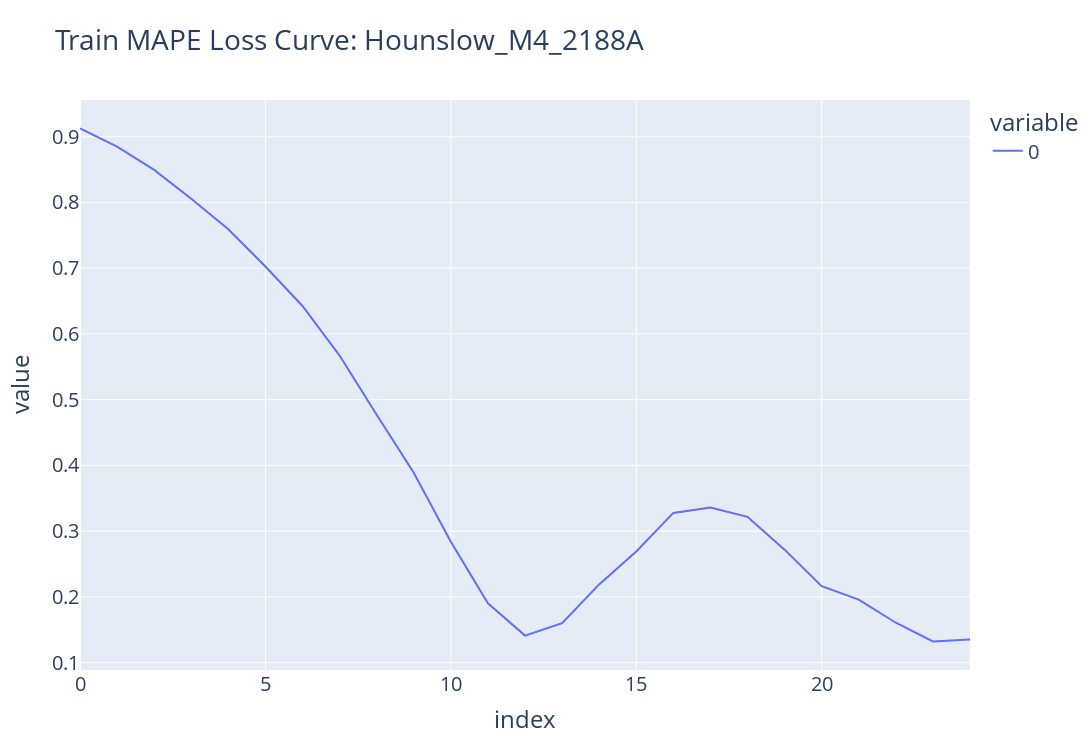
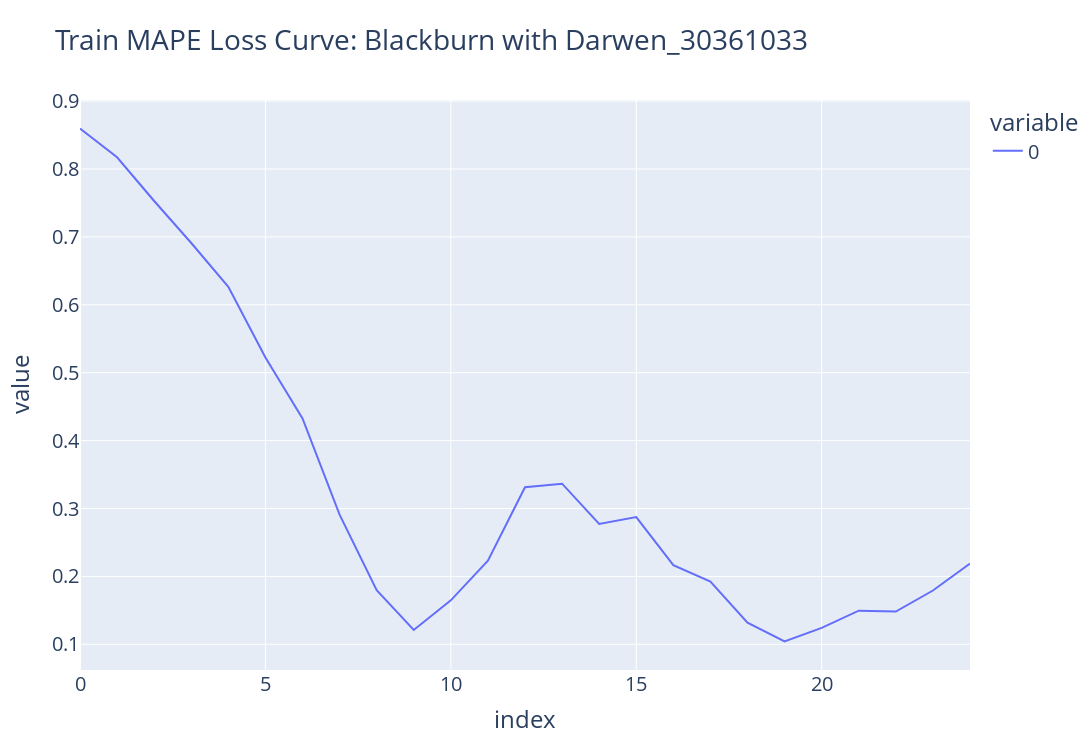
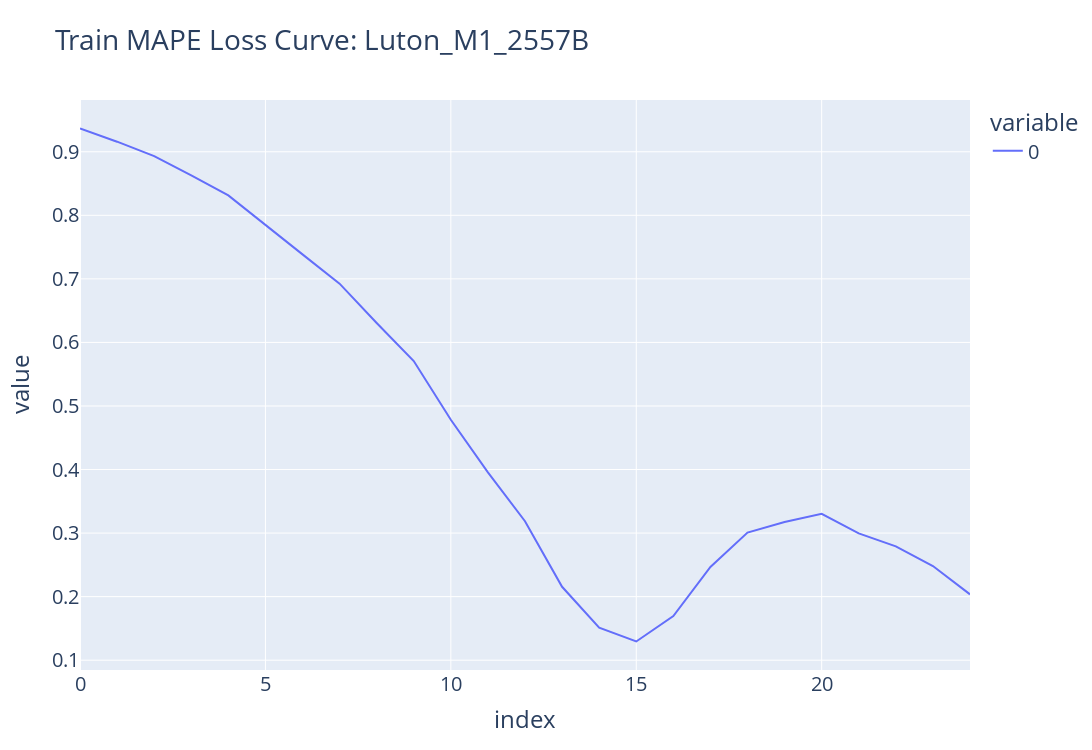
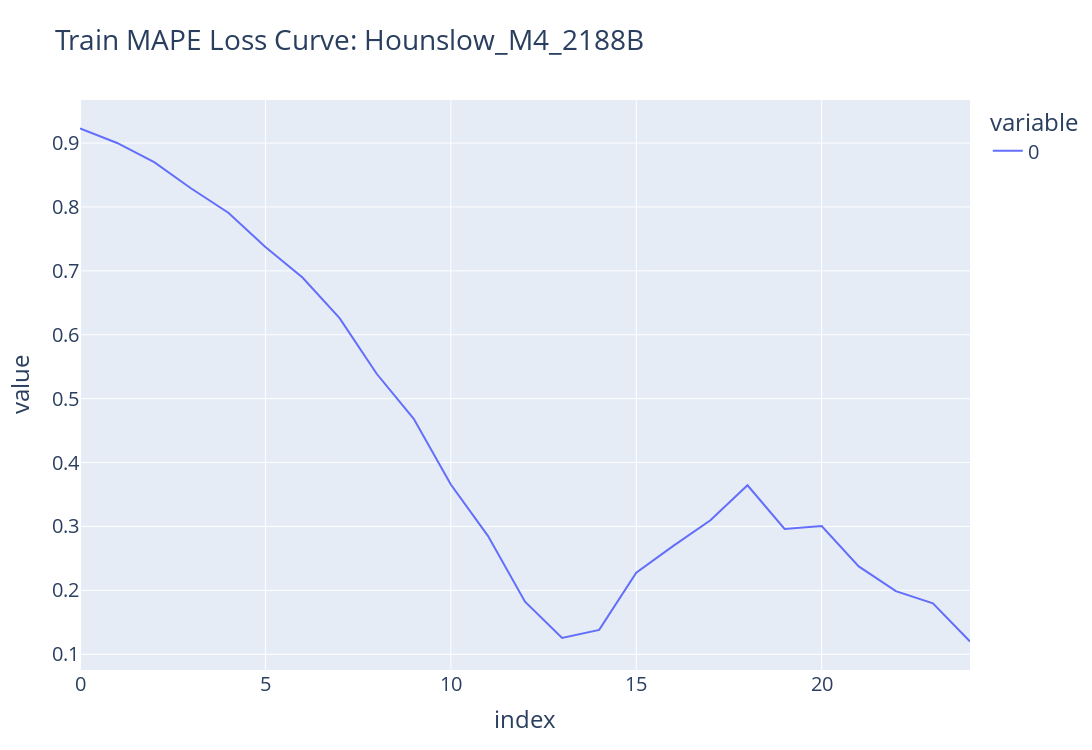

The code cell stored with these charts, in order, in its notebook:
### Markdown cell above
### Loss Curves Plot

### Code cell
for model_train_losses in all_train_losses:
    (name, train_losses) = model_train_losses
    
    fig = px.line(train_losses, title="Train MAPE Loss Curve: "+name)

    fig.update_layout(
            autosize=False,
            width=1200,
            height=750,
            font=dict(size=20),
            )

    fig.show()

### Figure 1 — Plotly figure (JSON) as saved in the notebook; plotly's stock layout.template omitted (floating-point values rounded to 4 significant figures)
{"data": [{"hovertemplate": "variable=0<br>index=%{x}<br>value=%{y}<extra></extra>", "legendgroup": "0", "line": {"color": "#636efa", "dash": "solid"}, "marker": {"symbol": "circle"}, "mode": "lines", "name": "0", "orientation": "v", "showlegend": true, "type": "scatter", "x": [0, 1, 2, 3, 4, 5, 6, 7, 8, 9, 10, 11, 12, 13, 14, 15, 16, 17, 18, 19, 20, 21, 22, 23, 24], "xaxis": "x", "y": [0.9126, 0.885, 0.8496, 0.8058, 0.7594, 0.7026, 0.6426, 0.5671, 0.4769, 0.3888, 0.2838, 0.1901, 0.141, 0.1599, 0.2189, 0.2691, 0.3277, 0.3359, 0.3218, 0.2718, 0.2162, 0.1957, 0.1606, 0.132, 0.1351], "yaxis": "y"}], "layout": {"autosize": false, "font": {"size": 20}, "height": 750, "legend": {"title": {"text": "variable"}, "tracegroupgap": 0}, "title": {"text": "Train MAPE Loss Curve: Hounslow_M4_2188A"}, "width": 1200, "xaxis": {"anchor": "y", "domain": [0, 1], "title": {"text": "index"}}, "yaxis": {"anchor": "x", "domain": [0, 1], "title": {"text": "value"}}}}

### Figure 2 — Plotly figure (JSON) as saved in the notebook; plotly's stock layout.template omitted (floating-point values rounded to 4 significant figures)
{"data": [{"hovertemplate": "variable=0<br>index=%{x}<br>value=%{y}<extra></extra>", "legendgroup": "0", "line": {"color": "#636efa", "dash": "solid"}, "marker": {"symbol": "circle"}, "mode": "lines", "name": "0", "orientation": "v", "showlegend": true, "type": "scatter", "x": [0, 1, 2, 3, 4, 5, 6, 7, 8, 9, 10, 11, 12, 13, 14, 15, 16, 17, 18, 19, 20, 21, 22, 23, 24], "xaxis": "x", "y": [0.8596, 0.8173, 0.7529, 0.6909, 0.6266, 0.5225, 0.4326, 0.2909, 0.1798, 0.1211, 0.1648, 0.2231, 0.3314, 0.3366, 0.2773, 0.2874, 0.2165, 0.1922, 0.1319, 0.1042, 0.1243, 0.1496, 0.1483, 0.1793, 0.2188], "yaxis": "y"}], "layout": {"autosize": false, "font": {"size": 20}, "height": 750, "legend": {"title": {"text": "variable"}, "tracegroupgap": 0}, "title": {"text": "Train MAPE Loss Curve: Blackburn with Darwen_30361033"}, "width": 1200, "xaxis": {"anchor": "y", "domain": [0, 1], "title": {"text": "index"}}, "yaxis": {"anchor": "x", "domain": [0, 1], "title": {"text": "value"}}}}

### Figure 3 — Plotly figure (JSON) as saved in the notebook; plotly's stock layout.template omitted (floating-point values rounded to 4 significant figures)
{"data": [{"hovertemplate": "variable=0<br>index=%{x}<br>value=%{y}<extra></extra>", "legendgroup": "0", "line": {"color": "#636efa", "dash": "solid"}, "marker": {"symbol": "circle"}, "mode": "lines", "name": "0", "orientation": "v", "showlegend": true, "type": "scatter", "x": [0, 1, 2, 3, 4, 5, 6, 7, 8, 9, 10, 11, 12, 13, 14, 15, 16, 17, 18, 19, 20, 21, 22, 23, 24], "xaxis": "x", "y": [0.9366, 0.9158, 0.8931, 0.8629, 0.8313, 0.7843, 0.7385, 0.6925, 0.6306, 0.5708, 0.4783, 0.3956, 0.3186, 0.2155, 0.1512, 0.1294, 0.1695, 0.2467, 0.3008, 0.3174, 0.3303, 0.2995, 0.2791, 0.2482, 0.2036], "yaxis": "y"}], "layout": {"autosize": false, "font": {"size": 20}, "height": 750, "legend": {"title": {"text": "variable"}, "tracegroupgap": 0}, "title": {"text": "Train MAPE Loss Curve: Luton_M1_2557B"}, "width": 1200, "xaxis": {"anchor": "y", "domain": [0, 1], "title": {"text": "index"}}, "yaxis": {"anchor": "x", "domain": [0, 1], "title": {"text": "value"}}}}

### Figure 4 — Plotly figure (JSON) as saved in the notebook; plotly's stock layout.template omitted (floating-point values rounded to 4 significant figures)
{"data": [{"hovertemplate": "variable=0<br>index=%{x}<br>value=%{y}<extra></extra>", "legendgroup": "0", "line": {"color": "#636efa", "dash": "solid"}, "marker": {"symbol": "circle"}, "mode": "lines", "name": "0", "orientation": "v", "showlegend": true, "type": "scatter", "x": [0, 1, 2, 3, 4, 5, 6, 7, 8, 9, 10, 11, 12, 13, 14, 15, 16, 17, 18, 19, 20, 21, 22, 23, 24], "xaxis": "x", "y": [0.9228, 0.9001, 0.8701, 0.8289, 0.791, 0.7373, 0.6896, 0.6261, 0.539, 0.4685, 0.3657, 0.2853, 0.1823, 0.1254, 0.1381, 0.2276, 0.2696, 0.3097, 0.3644, 0.2961, 0.3007, 0.2374, 0.1988, 0.1798, 0.12], "yaxis": "y"}], "layout": {"autosize": false, "font": {"size": 20}, "height": 750, "legend": {"title": {"text": "variable"}, "tracegroupgap": 0}, "title": {"text": "Train MAPE Loss Curve: Hounslow_M4_2188B"}, "width": 1200, "xaxis": {"anchor": "y", "domain": [0, 1], "title": {"text": "index"}}, "yaxis": {"anchor": "x", "domain": [0, 1], "title": {"text": "value"}}}}
